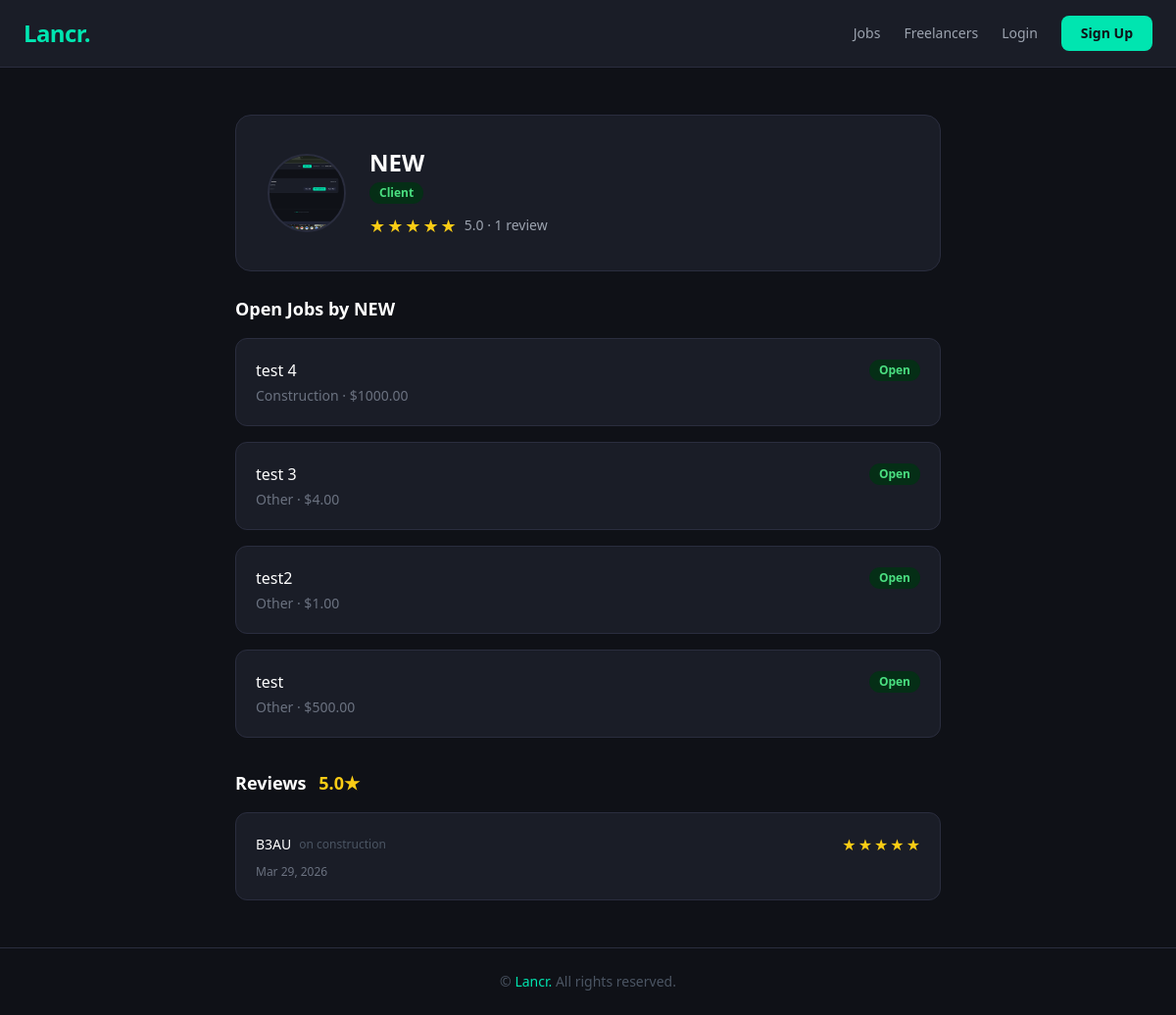
The app's page /profile/NEW/, older data.
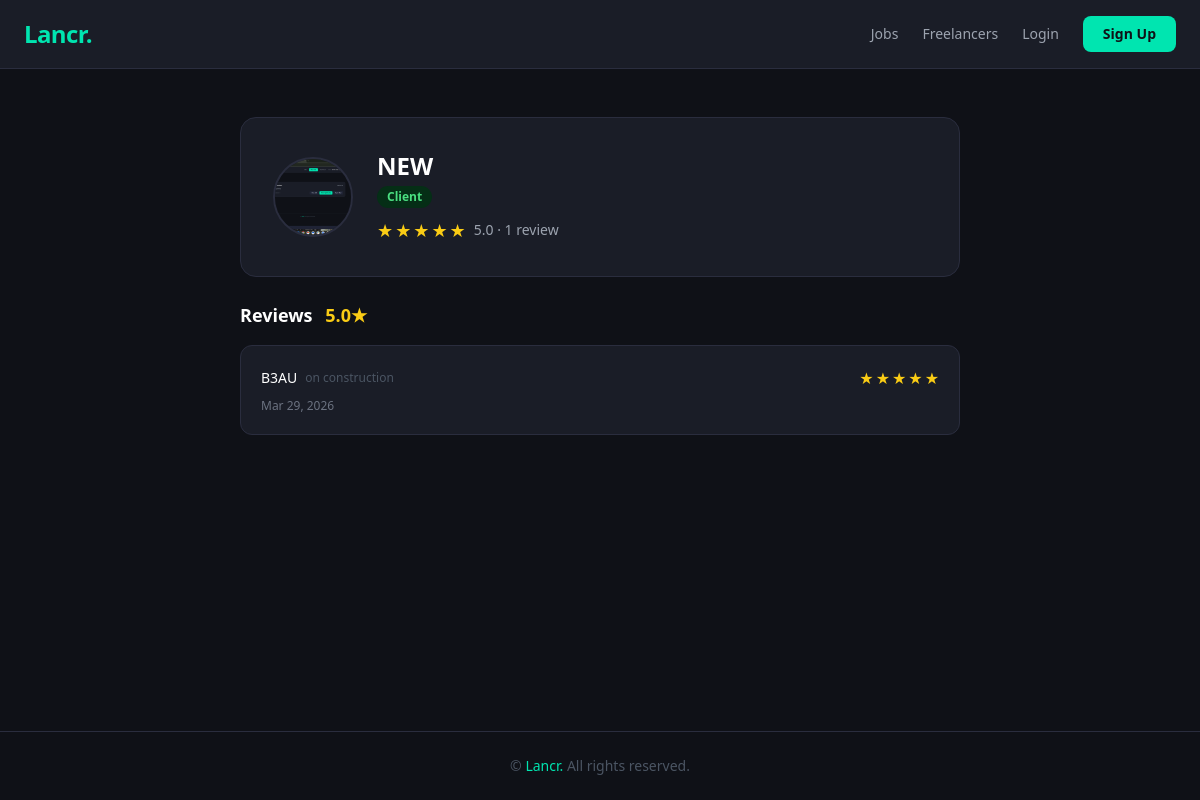
The same page, newer data.
### accounts/models.py (models this page shows, shortened)
class User(AbstractUser):
    ROLE_CHOICES = (
        ('client', 'Client'),
        ('freelancer', 'Freelancer'),
    )
    role = models.CharField(max_length=20, choices=ROLE_CHOICES)

### jobs/models.py (models this page shows, shortened)
class Job(models.Model):
    CATEGORY_CHOICES = [
        ('construction', 'Construction'),
        ('plumbing', 'Plumbing'),
        ('electrical', 'Electrical'),
        ('carpentry', 'Carpentry'),
        ('painting', 'Painting & Decorating'),
        ('landscaping', 'Landscaping'),
        ('cleaning', 'Cleaning'),
        ('other', 'Other'),
    ]
    STATUS_CHOICES = [
        ('open', 'Open'),
        ('in_progress', 'In Progress'),
        ('closed', 'Closed'),
    ]
    CURRENCY_CHOICES = [
        ('EUR', '€ Euro'),
        ('USD', '$ US Dollar'),
        ('GBP', '£ British Pound'),
        ('CAD', 'CA$ Canadian Dollar'),
        ('AUD', 'AU$ Australian Dollar'),
    ]
    title = models.CharField(max_length=200)
    description = models.TextField()
    budget = models.DecimalField(max_digits=10, decimal_places=2)
    currency = models.CharField(max_length=3, choices=CURRENCY_CHOICES, default='EUR')
    category = models.CharField(max_length=50, choices=CATEGORY_CHOICES)
    location = models.CharField(max_length=100, blank=True, help_text="Leave blank if remote")
    remote = models.BooleanField(default=False)
    created_at = models.DateTimeField(auto_now_add=True)
    status = models.CharField(max_length=20, choices=STATUS_CHOICES, default='open')
    slug = models.SlugField(null=True, blank=True, unique=True)
    client = models.ForeignKey(
        settings.AUTH_USER_MODEL,
        on_delete=models.CASCADE,
        related_name='jobs_posted'
    )
    hired_freelancer = models.ForeignKey(
        settings.AUTH_USER_MODEL,
        on_delete=models.SET_NULL,
        null=True,
        blank=True,
        related_name='jobs_hired'
    )
    completed_by_client = models.BooleanField(default=False)
    completed_by_freelancer = models.BooleanField(default=False)
    class Meta:
        ordering = ['-created_at']

class Review(models.Model):
    RATING_CHOICES = [(i, i) for i in range(1, 6)]
    job = models.ForeignKey(Job, on_delete=models.CASCADE, related_name='reviews')
    reviewer = models.ForeignKey(
        settings.AUTH_USER_MODEL,
        on_delete=models.CASCADE,
        related_name='reviews_given'
    )
    reviewee = models.ForeignKey(
        settings.AUTH_USER_MODEL,
        on_delete=models.CASCADE,
        related_name='reviews_received'
    )
    rating = models.IntegerField(choices=RATING_CHOICES)
    created_at = models.DateTimeField(auto_now_add=True)
    class Meta:
        unique_together = ('job', 'reviewer')

### jobs/views.py (the view, shortened to what this page needs)
# urls.py: path('profile/<str:username>/', views.profile_view, name='profile_view'),
def profile_view(request, username):
    User = get_user_model()
    viewed_user = get_object_or_404(User, username=username)
    profile = viewed_user.profile
    posted_jobs = None
    if profile.role == 'client':
        posted_jobs = Job.objects.filter(client=viewed_user, status='open')
    reviews = viewed_user.reviews_received.select_related('reviewer', 'job')
    avg_rating = reviews.aggregate(Avg('rating'))['rating__avg']
    reviewable_jobs = []
    return render(request, 'jobs/profile_view.html', {
        'viewed_user': viewed_user,
        'profile': profile,
        'posted_jobs': posted_jobs,
        'reviews': reviews,
        'avg_rating': avg_rating,
        'reviewable_jobs': reviewable_jobs,
    })

### jobs/context_processors.py (called while the page is built)
def notifications(request):
    if request.user.is_authenticated:
        unread_count = request.user.notifications.filter(is_read=False).count()
        return {'unread_count': unread_count}
    return {'unread_count': 0}

### jobs/templates/jobs/profile_view.html (shortened to what this page needs)
{% extends "base.html" %}
{% block content %}
<div class="max-w-3xl mx-auto py-12 px-6">
  <div class="bg-card border border-subtle rounded-2xl p-8 mb-6">
    <div class="flex items-center gap-6">
      {% if profile.avatar %}
        <img src="{{ profile.avatar.url }}" alt="{{ viewed_user.username }}"
             class="w-20 h-20 rounded-full object-cover border-2 border-subtle">
      {% else %}
        <div class="w-20 h-20 rounded-full bg-gray-700 flex items-center justify-center
                    text-2xl font-bold text-teal-400 border-2 border-subtle">
          {{ viewed_user.username|first|upper }}
        </div>
      {% endif %}
      <div class="flex-1">
        <h1 class="text-2xl font-bold text-white">{{ viewed_user.username }}</h1>
        <span class="badge-{% if profile.role == 'client' %}open{% else %}in_progress{% endif %} mt-1 inline-block">
          {{ profile.get_role_display }}
        </span>
        {% if avg_rating %}
        <div class="flex items-center gap-2 mt-2">
          <div class="flex gap-0.5">
            {% for i in "12345" %}
              {% if forloop.counter <= avg_rating %}
                <span class="text-yellow-400 text-lg">★</span>
              {% else %}
                <span class="text-gray-600 text-lg">★</span>
              {% endif %}
            {% endfor %}
          </div>
          <span class="text-gray-400 text-sm">
            {{ avg_rating|floatformat:1 }} · {{ reviews|length }} review{{ reviews|length|pluralize }}
          </span>
        </div>
        {% else %}
          <p class="text-gray-600 text-sm mt-2">No reviews yet</p>
        {% endif %}
      </div>
    </div>
  </div>
  {% if posted_jobs %}
  <h2 class="text-lg font-semibold text-white mb-4">Open Jobs by {{ viewed_user.username }}</h2>
  <div class="space-y-4 mb-8">
    {% for job in posted_jobs %}
    <div class="bg-card border border-subtle rounded-xl p-5">
      <div class="flex justify-between items-center">
        <a href="{% url 'job_detail' job.id %}"
           class="text-white font-medium hover:text-teal-400 transition">
          {{ job.title }}
        </a>
        <span class="badge-open">Open</span>
      </div>
      <p class="text-gray-500 text-sm mt-1">
        {{ job.get_category_display }} · ${{ job.budget }}
      </p>
    </div>
    {% endfor %}
  </div>
  {% endif %}
  {% if reviews %}
  <h2 class="text-lg font-semibold text-white mb-4">
    Reviews
    {% if avg_rating %}
      <span class="text-yellow-400 ml-2">{{ avg_rating|floatformat:1 }}★</span>
    {% endif %}
  </h2>
  <div class="space-y-4">
    {% for review in reviews %}
    <div class="bg-card border border-subtle rounded-xl p-5">
      <div class="flex items-center justify-between mb-2">
        <div class="flex items-center gap-2">
          <a href="{% url 'profile_view' review.reviewer.username %}"
             class="text-white font-medium hover:text-teal-400 text-sm">
            {{ review.reviewer.username }}
          </a>
          <span class="text-gray-600 text-xs">on {{ review.job.title }}</span>
        </div>
        <div class="flex gap-0.5">
          {% for i in "12345" %}
            {% if forloop.counter <= review.rating %}
              <span class="text-yellow-400">★</span>
            {% else %}
              <span class="text-gray-600">★</span>
            {% endif %}
          {% endfor %}
        </div>
      </div>
      <p class="text-gray-500 text-xs">{{ review.created_at|date:"M d, Y" }}</p>
    </div>
    {% endfor %}
  </div>
  {% endif %}
</div>
{% endblock %}

Row changes from the older to the newer data that the page shows:
removed Job: title "test 4", category "Construction", budget "1000.00"
removed Job: title "test 3", category "Other", budget "4.00"
removed Job: title "test2", category "Other", budget "1.00"
removed Job: title "test", category "Other", budget "500.00"
shown differently, row unchanged: User "NEW": username "NEW" → (not shown)
Text that changed along with them:
text no longer shown: "Open Jobs by"
